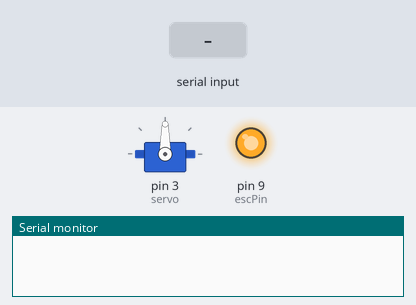
Recording of a sketch running on a simulated Arduino Uno, built with avr-gcc and run on an emulated ATmega328P. Shown: servo, output pins drawn as LEDs (lit = HIGH), the last lines printed to the serial monitor. The test bench sets the inputs (shaded band).

Above: at 3.2 s.
3.3 s: "90,45\n" received over Serial
At 5.5 s:
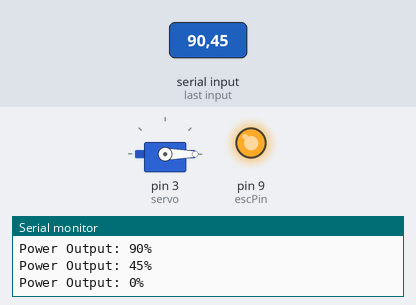
5.8 s: "30,150\n" received over Serial
At 6.6 s:
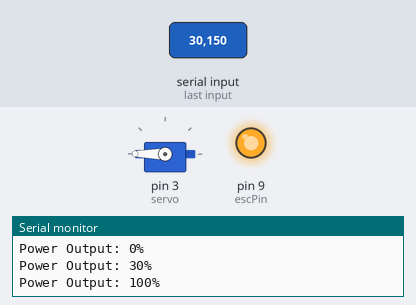
Timing chart, 0 to 8.8 s (numbered marks = the images above; inputs shaded):
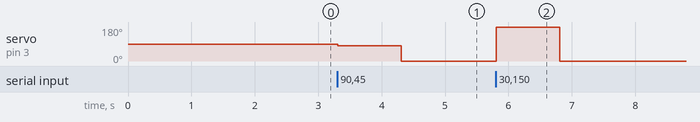

Measured:
- after the input at 3.3 s, servo on pin 3 (servo): 90° → 81° at once, → 0° 1.0 s later
- after the input at 5.8 s, servo on pin 3 (servo): 0° → 180° at once, → 0° 1.0 s later

The sketch:

MotorAndServoControl.ino
```cpp
#include <Servo.h>

Servo servo;     // Create a servo object to control the servo
int escPin = 9;  // Digital pin for ESC control
int throttle = 1500;  // Neutral throttle value for ESC (adjust as needed)

void setup() {
  servo.attach(3);        // Attach servo to digital pin 3
  pinMode(escPin, OUTPUT);  // Set ESC pin as an output
  analogWrite(escPin, throttle);  // Send neutral signal to ESC
  servo.write(90);  // Set servo to mid position (90 degrees)

  Serial.begin(9600);  // Initialize serial communication
  delay(2000);         // Wait for ESC to initialize (may vary)
}

void loop() {
  if (Serial.available() > 0) {
    int powerPercent = Serial.parseInt();  // Read power output percentage from serial

    // Ensure the power percentage is within the valid range (0 to 100)
    powerPercent = constrain(powerPercent, 0, 100);

    // Convert power percentage to ESC throttle value (1000 to 2000)
    throttle = map(powerPercent, 0, 100, 1000, 2000);

    // Control servo based on power percentage
    int servoPosition = map(powerPercent, 0, 100, 0, 180);
    servo.write(servoPosition);  // Move the servo to the desired position

    // Send ESC throttle value
    analogWrite(escPin, throttle);

    Serial.print("Power Output: ");
    Serial.print(powerPercent);
    Serial.println("%");
  }
}
```
